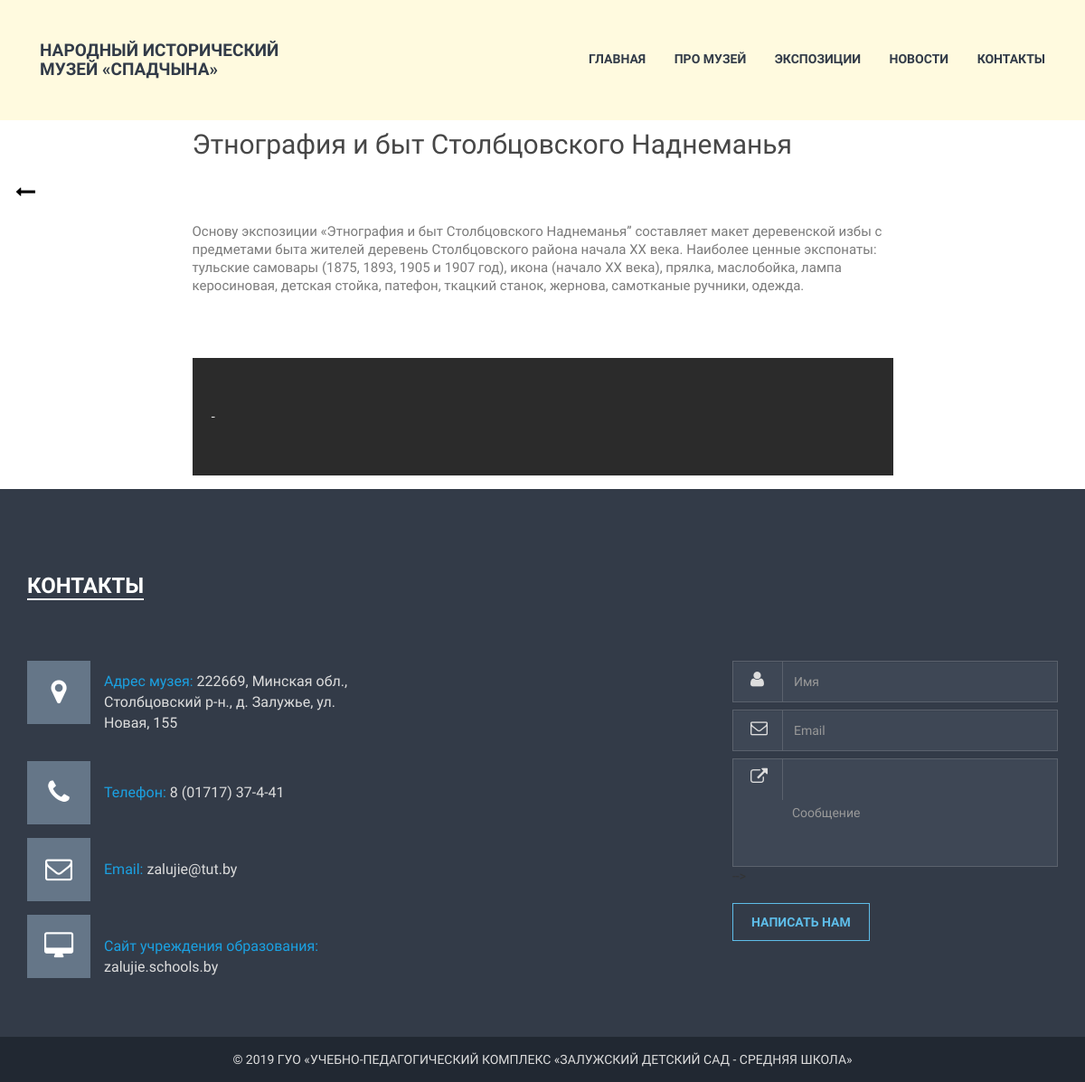
Page /exposition/1/ on the earlier database version.
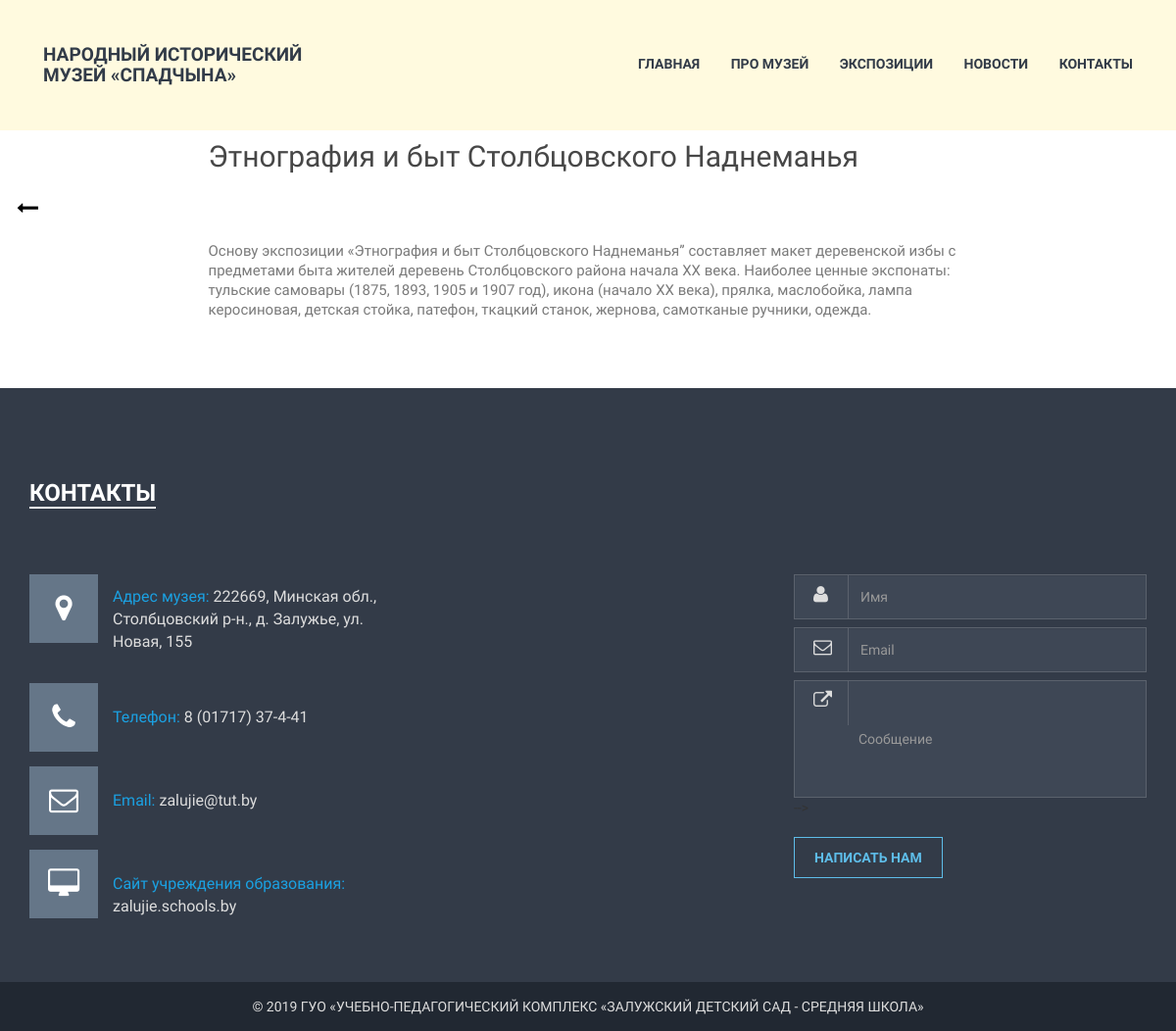
Same page on the later database version.
### museum/models.py (models this page shows, shortened)
class Exposition(models.Model):
    title = models.CharField(max_length=200, verbose_name='Название экспозиции')
    subtitle = models.CharField(max_length=200, null=True, blank=True, verbose_name='Подназвание')
    description = models.TextField(verbose_name='Описание')
    add_text = models.TextField(null=True, blank=True, verbose_name='Дополнительный текст')
    photo = models.ImageField(upload_to='exp', default='exp.png', verbose_name='Превью фото')
    photo_alt = models.CharField(max_length=200, default='none', verbose_name='Описание фото')
    photo_title = models.CharField(max_length=200, default='none', verbose_name='Описание фото при наведении')
    class Meta:
        verbose_name = 'Экспозиция'
        verbose_name_plural = 'Экспозиции'

### museum/views.py (the view)
# urls.py: url(r'^exposition/(?P<pk>\d+)/$', views.exposition_detail, name='exposition_detail'),
def exposition_detail(request, pk):
    exposition = get_object_or_404(Exposition, pk=pk)
    exp_imgs = Exposition_img.objects.filter(exp=exposition.id)
    if request.method == "POST":
        form = MessageForm(request.POST)
        if form.is_valid():
            message = form.save(commit=False)
            message.save()
            return redirect('/feedback.html')
    else:
        form = MessageForm()
    return render(request, 'museum/exposition_detail.html', {
    'exposition': exposition,
    'exp_imgs': exp_imgs,
    'form': form})

### museum/forms.py
class MessageForm(forms.ModelForm):
    sender_name = forms.CharField(widget=forms.TextInput(attrs={
        'name':'name',
        'class':'form-control',
        'id':'name',
        'placeholder':'Имя'}))
    sender = forms.EmailField(widget=forms.TextInput(attrs={
        'name':'email',
        'class':'form-control',
        'id':'email',
        'placeholder':'Email'}))
    message = forms.CharField(widget=forms.TextInput(attrs={
        'name':'message',
        'class':'form-control',
        'id':'mes',
        'rows':'4',
        'placeholder':'Сообщение'}))
    class Meta:
        model = Message
        fields = ('sender_name', 'sender', 'message', 'reply')

### museum/templates/museum/exposition_detail.html (shortened to what this page needs)
{% extends 'museum/base.html' %}
{% load static %}
{% block content %}
    <div class="blog_slide">
			<div class="container">
				<div class="row">
					<div class="blog_slide_areas">
						<div class="back_home">
							<a href="/#expositions"><span><i class="fa fa-long-arrow-left"></i></span></a>
						</div>
					</div>
				</div>
			</div>
    </div>
	<div class="single_blog_area">
		<div class="container">
			<div class="row">
				<div class="col-md-1"></div>
				<div class="col-md-10">
					<div class="single_blog_page">
						<div class="single_blog_text">
							<div class="post_title">
								<h2>
									{{ exposition.title }}
								</h2>
							</div>
							<div class="blog_pra_text">
		    					<p>
                                    {{ exposition.description|linebreaksbr }}
								</p>
								{% if exposition.add_text %}
								<p class="pra_text_single">
									{{ exposition.add_text|linebreaksbr }}
								</p>
								{% endif %}
							</div>
						</div>
					</div>
				</div>
    		</div>
        </div>
	</div>
{% endblock %}
{% block footer %}
			<div class="col-sm-4 col-md-4 col-lg-4">
				<form method="post">{% csrf_token  %}
					<div class="contract_us">
						<div class="inputt input_change">
							<span class="message_icon"><i class="fa fa-user"></i></span>
							{{ form.sender_name }}
						</div>
						<div class="inputt input_change">
							<span class="message_icon"><i class="fa fa-envelope-o"></i></span>
							{{ form.sender }}
						</div>
						<div class="inputt">
							<span class="message_icon"><i class="fa fa-external-link"></i></span>
							{{ form.message }}
						</div> -->
						<div class="sunmite_button">
							<button type="submit" name="ok">Написать нам</button>
						</div>
					</div>
				</form>
			</div>
		</div>
	</div>
{% endblock %}

Differences in the rows shown:
changed Exposition "Этнография и быт Столбцовского Наднеманья": add_text "-" → (not shown)
